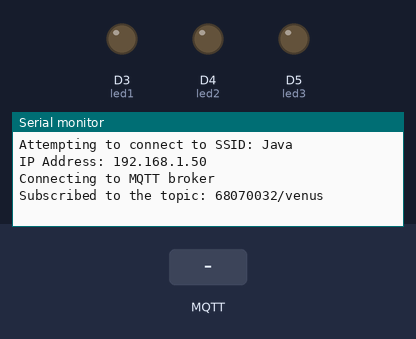
The sketch below on a simulated Arduino Uno R4 WiFi. On the bench: output pins drawn as LEDs (lit = HIGH), the last lines printed to the serial monitor. Inputs (shaded band) come from the test bench. WiFi joins after 1.5 s; servers stay silent unless stated; no MQTT or app messages arrive unless stated.

Above: at 12.7 s.
12.8 s: MQTT message "5" arrives on the first subscribed topic
At 13.6 s:
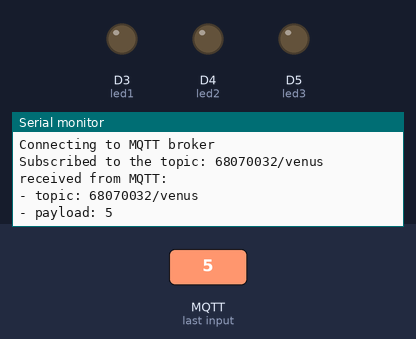
14.3 s: MQTT message "on" arrives on the first subscribed topic
At 14.8 s:
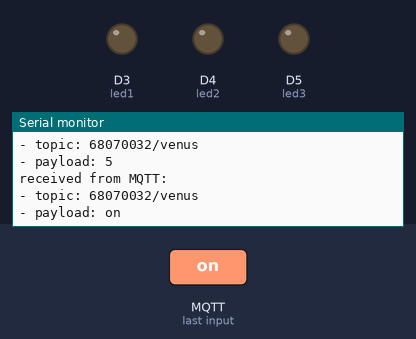
15.8 s: MQTT message "off" arrives on the first subscribed topic
At 17.1 s:
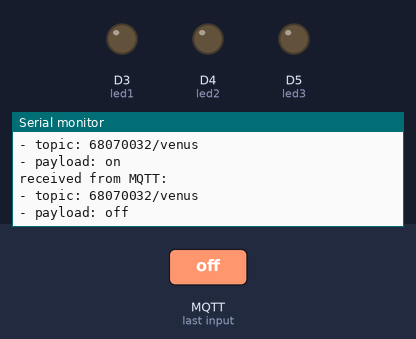

Measured:
- after the input at 12.8 s, the serial monitor: prints a new line at once (image 1)
- after the input at 14.3 s, the serial monitor: prints a new line at once (image 2)
- after the input at 15.8 s, the serial monitor: prints a new line at once (image 3)

The sketch:

LEDMore.ino
```cpp
/*
 * Arduino UNO R4 WiFi - รับค่าตัวเลขจาก MQTT แล้วเปิด LED ตามช่วง
 *   10 - 25  -> led3 (พิน 5)
 *   26 - 35  -> led2 (พิน 4)
 *   36 - 50  -> led1 (พิน 3)
 *   นอกช่วง   -> ดับทั้งหมด
 */

#include <WiFiS3.h>
#include <MQTTClient.h>

const char WIFI_SSID[] = "Java";
const char WIFI_PASSWORD[] = "29122549";

const char MQTT_BROKER_ADRRESS[] = "phycom.it.kmitl.ac.th";  // ต้องเป็น broker เดียวกับฝั่งที่ส่งค่า
const int MQTT_PORT = 1883;  // Arduino ใช้ TCP ธรรมดา
const char MQTT_CLIENT_ID[] = "jaja-uno-r4-68070032";
const char MQTT_USERNAME[] = "";
const char MQTT_PASSWORD[] = "";

const char SUBSCRIBE_TOPIC[] = "68070032/venus";

WiFiClient network;
MQTTClient mqtt = MQTTClient(256);

const int led1 = 3;
const int led2 = 4;
const int led3 = 5;

void setup() {
  Serial.begin(9600);
  pinMode(led1, OUTPUT);
  pinMode(led2, OUTPUT);
  pinMode(led3, OUTPUT);
  setLeds(LOW, LOW, LOW);  // เริ่มต้นดับทั้งหมด

  int status = WL_IDLE_STATUS;
  while (status != WL_CONNECTED) {
    Serial.print("Attempting to connect to SSID: ");
    Serial.println(WIFI_SSID);
    status = WiFi.begin(WIFI_SSID, WIFI_PASSWORD);
    delay(10000);
  }

  Serial.print("IP Address: ");
  Serial.println(WiFi.localIP());

  mqtt.begin(MQTT_BROKER_ADRRESS, MQTT_PORT, network);
  mqtt.onMessage(messageReceived);
  connectToMQTT();
}

void loop() {
  mqtt.loop();

  if (!mqtt.connected()) {
    connectToMQTT();
  }
}

void connectToMQTT() {
  Serial.print("Connecting to MQTT broker");
  while (!mqtt.connect(MQTT_CLIENT_ID, MQTT_USERNAME, MQTT_PASSWORD)) {
    Serial.print(".");
    delay(500);
  }
  Serial.println();

  if (mqtt.subscribe(SUBSCRIBE_TOPIC))
    Serial.print("Subscribed to the topic: ");
  else
    Serial.print("Failed to subscribe to the topic: ");
  Serial.println(SUBSCRIBE_TOPIC);
}

void setLeds(int s1, int s2, int s3) {
  digitalWrite(led1, s1);
  digitalWrite(led2, s2);
  digitalWrite(led3, s3);
}

void messageReceived(String &topic, String &payload) {
  Serial.println("received from MQTT:");
  Serial.println("- topic: " + topic);
  Serial.println("- payload: " + payload);

  float value = payload.toFloat();  // แปลงข้อความเป็นตัวเลข เช่น "27.4" -> 27.4

  if (value >= 10 && value <= 25) {
    setLeds(LOW, LOW, HIGH);        // led3
  } else if (value > 25 && value <= 35) {
    setLeds(LOW, HIGH, LOW);        // led2
  } else if (value > 35 && value <= 50) {
    setLeds(HIGH, LOW, LOW);        // led1
  } else {
    setLeds(LOW, LOW, LOW);         // นอกช่วง ดับทั้งหมด
  }
}
```
